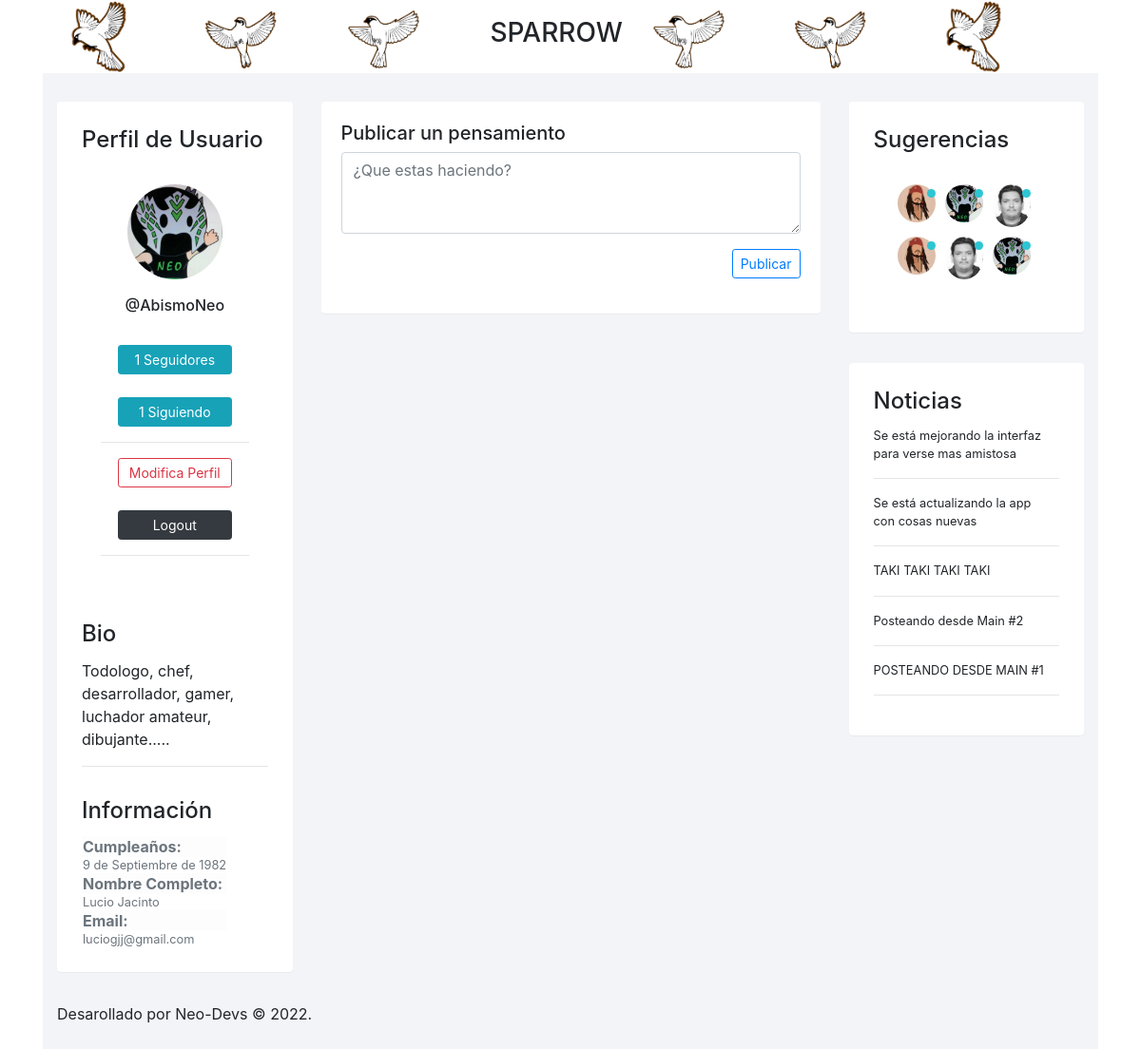
The app's page / (signed in) with its own data.
### sparrow_app/models.py (models this page shows, shortened)
class user_profile(models.Model):
    Colors=(("NEGRO", "Negro"), ("BLANCO", "Blanco"), ("GRIS","Gris"))
    user = models.OneToOneField(User, on_delete = models.CASCADE)
    watchname = models.CharField(verbose_name = "Nombre a Mostrar", max_length= 15)
    bday = models.DateField(verbose_name = "Fecha de Nacimiento")
    description  = models.TextField (verbose_name="Descripcion")
    regdate = models.DateTimeField(default = timezone.now, verbose_name="Fecha de Registro" )
    profilepic = models.ImageField(upload_to='media/profiles/', verbose_name="Imagen de perfil", blank =True, null = True)
    bgColor = models.CharField(verbose_name = "Color de Fondo", max_length = 15, choices=Colors, default="Blanco")
    txtColor = models.CharField(verbose_name = "Color de Texto", max_length= 15, choices=Colors, default = "Negro")
    class Meta:
        verbose_name = 'Perfil'
        verbose_name_plural = 'Perfiles'

class message(models.Model):
    datepost = models.DateTimeField(default = timezone.now, verbose_name = "Fecha de posteo")
    user_id = models.ForeignKey(User, on_delete=models.CASCADE, related_name = "posts")
    Text = models.TextField(max_length=150, verbose_name = "Mensaje")
    Image = models.ImageField(verbose_name="Imagen", blank =True, null = True )
    class Meta:
        ordering = ['-datepost']
        verbose_name_plural = 'Mensajes'
        verbose_name = 'Mensaje'

### sparrow_app/views.py (the view)
# urls.py: path('',views.home, name = "home"),
def home (request):
    if request.user.is_authenticated:
        suggests= sugerencias()
        news = noticias()
        list_follow_count, list_friend_count = contador_seguidor(request)
        datos_mensajes = lista_mensajes_amigos(request)
        profilelist= user_profile.objects.all()
        postbox = PostForm(request.POST)
        user_data = profilelist.get( user = request.user.id)
        if request.method =='POST':
            if postbox.is_valid():
                postbox.instance.user_id = request.user
                try:
                    postbox.save()
                    messages.success(request,'Post actualizado correctamente!')
                except:
                    messages.error(request,'Post no realizado correctamente!')
                return redirect('home')
        else:
            form = PostForm()
        context ={
            'user_data': user_data,
            'Form':form,
            'list_follow_count':list_follow_count,
            'list_friend_count':list_friend_count,
            'news':news,
            'suggests':suggests,
            'datos_mensajes' : datos_mensajes,
            }
        return render(request, 'home.html', context)
    else:
        return redirect('login')

### sparrow_app/forms.py
class PostForm(forms.ModelForm):
    Text = forms.CharField(widget = forms.Textarea(attrs={'class':'form-control w-100', 'id':'PostBox','rows':'3','placeholder':'¿Que estas haciendo?'}))
    class Meta:
        model = message
        fields=['Text']
    def __init__(self, *args, **kwargs):
        super(ModelForm, self).__init__(*args, **kwargs)
        self.fields['Text'].help_text = None
        self.fields['Text'].required = False
        self.fields['Text'].label =None

### sparrow_app/sparrow_functions.py (called while the page is built)
def sugerencias():
    suggests=[]
    for i in range(6):
            suggests.append ((user_profile.objects.all().order_by('?')[:1].get()))
    return suggests

def noticias():
    news = message.objects.filter(user_id__username ='admin')
    return news

def contador_seguidor(request):
    try:
        list_friendship = list_follow.objects.filter(id_list = request.user)
        list_friend_count = list_friendship.count()
    except:
        list_friend_count = 0
    try:
        list_following = list_follow.objects.filter(id_friend = request.user)
        list_follow_count = list_following.count()
    except:
        list_follow_count = 0
    return (list_follow_count, list_friend_count)

### sparrow_app/templates/home.html (shortened to what this page needs)
{% load static %}
<html>
<head>
    <link href="{% static '/css/font-awesome.min.css' %}" rel="stylesheet" />
    <link rel="stylesheet" href="https://cdn.jsdelivr.net/npm/bootstrap@4.5.0/dist/css/bootstrap.min.css">
</head>
<body style="bgcolor=#00000" >
<div class="container" >
    <table align="center">
    <tr>
    <td width="14%"><img src="{% static '/img/logo1.png' %}" class="img-fluid" width="75px" alt="" /></td>
    <td width="14%"><img src="{% static '/img/logo2.png' %}" class="img-fluid" width="75px" alt="" /></td>
    <td width="14%"><img src="{% static '/img/logo3.png' %}" class="img-fluid" width="75px" alt="" /></td>
    <td width="16%"><h3 align="center">SPARROW &nbsp;&nbsp;&nbsp;</h3></td>
    <td width="14%"><img src="{% static '/img/logo3.png' %}" class="img-fluid" width="75px" alt="" /></td>
    <td width="14%"><img src="{% static '/img/logo2.png' %}" class="img-fluid" width="75px" alt="" /></td>
    <td width="14%"><img src="{% static '/img/logo1.png' %}" class="img-fluid" width="75px" alt="" /></td>
    </tr>
    </table>
</div>
<div class="container">
    <div class="page-inner no-page-title">
        <div id="main-wrapper">
            <div class="row">
                {% include "sidebar_profile.html" %}
                <div class="col-lg-6 col-xxl-3" style="height 25rem;-!important">
                    <div class="card card-white grid-margin" style="margin:0px !important; padding:0px !important">
                        {% include "post_box.html" %}
                    </div>
                </div>
                <div class="col-lg-12 col-xl-3">
                    <div class="card card-white grid-margin">
                        {% include 'suggest.html'%}
                    </div>
                    <div class="card card-white grid-margin" id="news">
                        {% include 'news.html' %}
                    </div>
                </div>
            </div>
        </div>
        <div class="page-footer">
            <p>Desarollado por Neo-Devs © 2022.</p>
        </div>
    </div>
</div>
</body>
</html>

### sparrow_app/templates/sidebar_profile.html (shortened to what this page needs)
{% load static %}
<div class="row">
    <div class="col-lg-5 col-xl-3">
        <div class="card card-white grid-margin">
            <div class="card-heading clearfix">
                <h4 class="card-title">Perfil de Usuario</h4>
            </div>
            <div class="card-body user-profile-card mb-3">
                <img src="/{{ user_data.profilepic }}" class="user-profile-image rounded-circle" alt="" />
                <h3 class="text-center h6 mt-2">@{{ user_data.watchname }}</h3>
                <br />
                <a href="" class="btn btn-info btn-sm" style="width:120px">{{ list_follow_count }}  Seguidores</a>
                <br/><br/>
                <a href="" class="btn btn-info btn-sm" style="width:120px">{{ list_friend_count }}  Siguiendo</a>
                <hr />
                <a href="" class="btn btn-outline-danger btn-sm" style="width:120px">Modifica Perfil</a>
                <br /><br />
                <a href="{% url 'logout' %}" class="btn btn-dark btn-sm" style="width:120px"> Logout </a>
                <hr />
            </div>
            <div class="card-heading clearfix mt-3">
                <h4 class="card-title">Bio</h4>
                <p class="mb-0">{{ user_data.description }}</p>
                <hr />
            </div>
            <div class="card-heading clearfix mt-3">
                <h4 class="card-title">Información</h4>
                <table class="table-borderless mb-0 text-muted">
                    <tr>    <th scope="row" class="table-light">Cumpleaños:</th>                </tr>
                    <tr>    <td><small>{{ user_data.bday }}</small></td>                        </tr>
                    <tr>    <th scope="row"  class="table-light">Nombre Completo: </th>         </tr>
                    <tr>    <td><small>{{ user.first_name }} {{ user.last_name }} </small></td> </tr>
                    <tr>    <th scope="row"  class="table-light">Email:</th>                    </tr>
                    <tr>    <td><small>{{ user.email }}</small></td>                            </tr>
                </table>
            </div>
        </div>
    </div>

### sparrow_app/templates/post_box.html (shortened to what this page needs)
{% load crispy_forms_tags %}
<div class="card-body">
    <h5>Publicar un pensamiento</h5>
    <div class="post">
        <form method="POST">
            <div class="form-group">
                <table class="table table-striped|table-responsive">
                {{ Form.Text }}
                </table>
            </div>
            <div class="post-options">
                <input type="submit" class="btn btn-outline-primary btn-sm float-right" value="Publicar">
            </div>
        </form>
    </div>
</div>

### sparrow_app/templates/suggest.html
<div class="card-heading clearfix">
    <h4 class="card-title">Sugerencias</h4>
</div>
<div class="card-body">
    <div class="team">
        {% for suggest in suggests %}
        <div class="team-member">
            <div class="online on"></div>
                    <a href="{% url 'profile' suggest.id %}"><img src="/{{ suggest.profilepic }}" alt="@{{ suggest.watchname }}" /></a>
        </div>
        {% endfor %}
    </div>
</div>

### sparrow_app/templates/news.html
<div class="card-heading clearfix">
    <h4 class="card-title">Noticias</h4>
    <ul class="list-inline">
        {% for noti in news %}
        {% if forloop.counter < 6 %}
            <li class="list-inline-item"><small>{{ noti.Text}}</small></li>
            <hr />
        {% endif %}
        {% endfor %}
    </ul>

### records on screen
user_profile: profilepic (picture), watchname "AbismoNeo", description "Todologo, chef, desarrollador, gamer, luchador amateur, dibujante.....", bday "9 de Septiembre de 1982"
user_profile: profilepic (picture)
user_profile: profilepic (picture)
message: Text "Se está mejorando la interfaz para verse mas amistosa"
message: Text "Se está actualizando la app con cosas nuevas"
message: Text "TAKI TAKI TAKI TAKI"
message: Text "Posteando desde Main #2"
message: Text "POSTEANDO DESDE MAIN #1"

### other values on screen
{{ list_follow_count }} "1"
{{ list_friend_count }} "1"
{{ user.first_name }} "Lucio"
{{ user.last_name }} "Jacinto"
{{ user.email }} "luciogjj@gmail.com"
